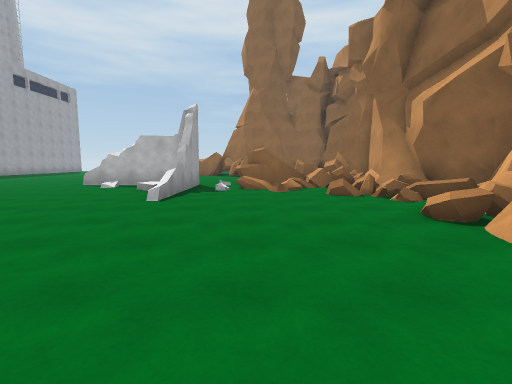
View 1 (above)

24 first-person views from a walk through a Unity game level. The camera is 1.5 m above the floor, tilts 6° down and sees 85° across. The floor is counted in squares, 2 m on a side. Each view is taken from the middle of a square. On the plan, view 1 faces up. The plan holds only what a view shows up to about 10 squares ahead; the rest is blank. The place goes on beyond the plan. Some animated figures are not drawn. Surface patterns are stand-ins for the level's own textures.

View 2
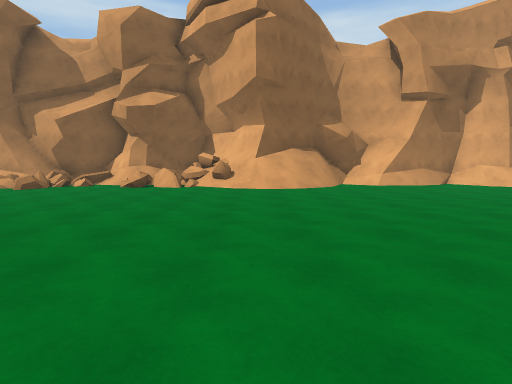

View 3
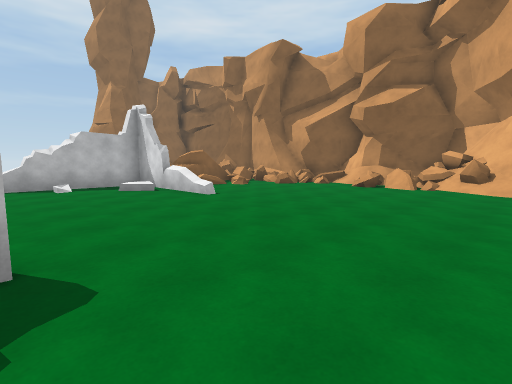

View 4
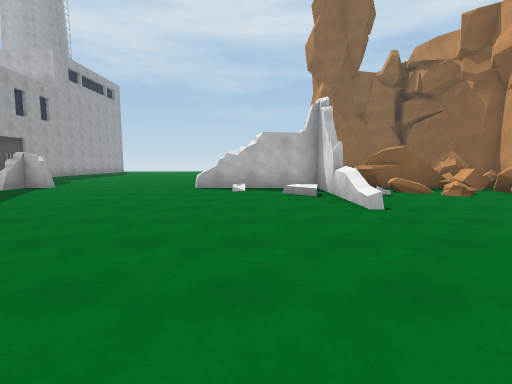

View 5
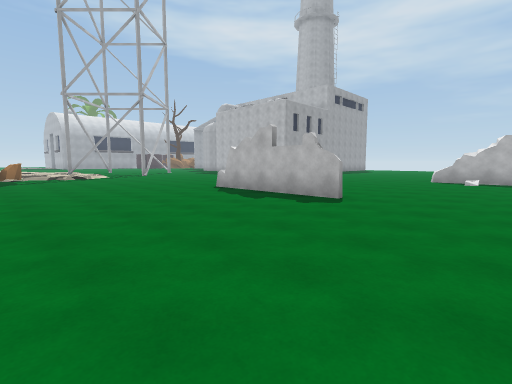

View 6
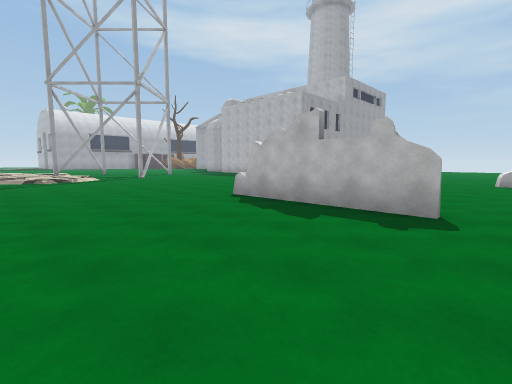

View 7
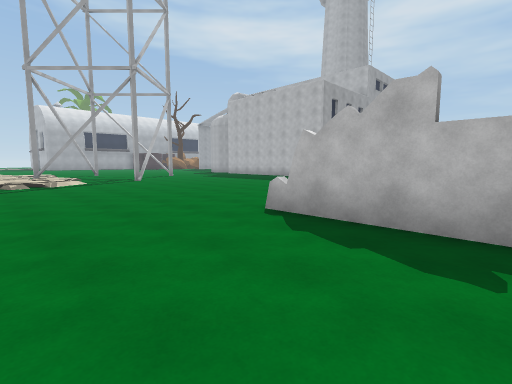

View 8
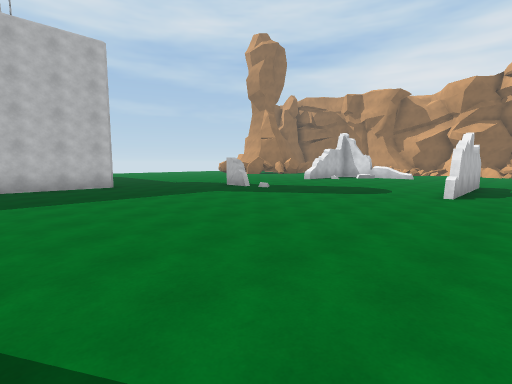

View 9
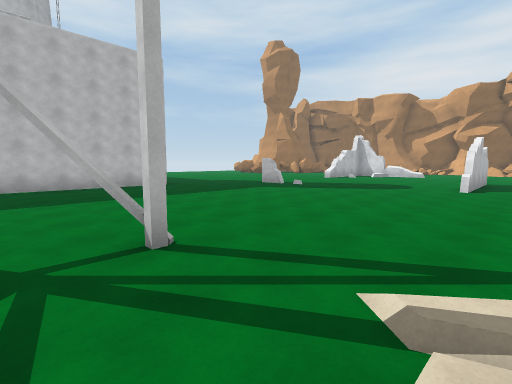

View 10
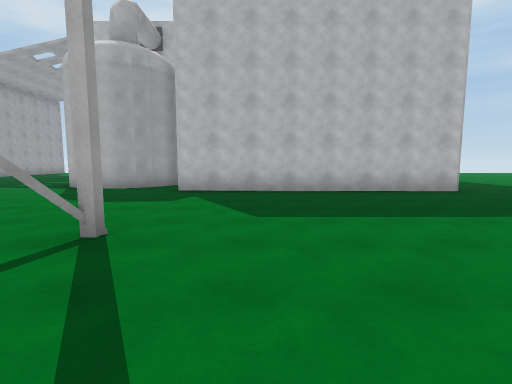

View 11
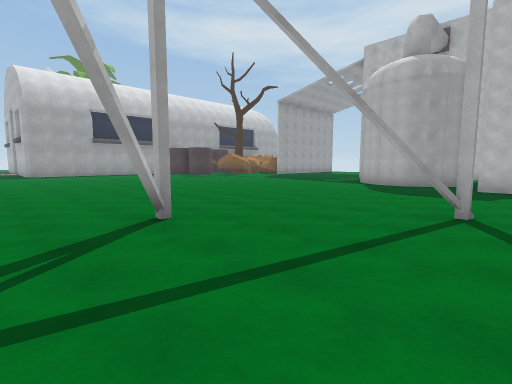

View 12
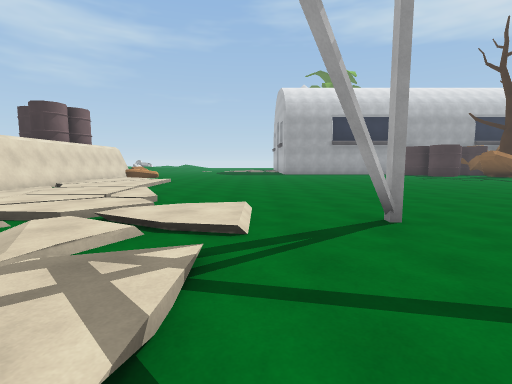

View 13
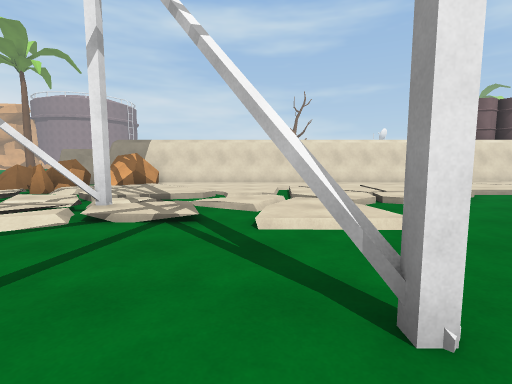

View 14
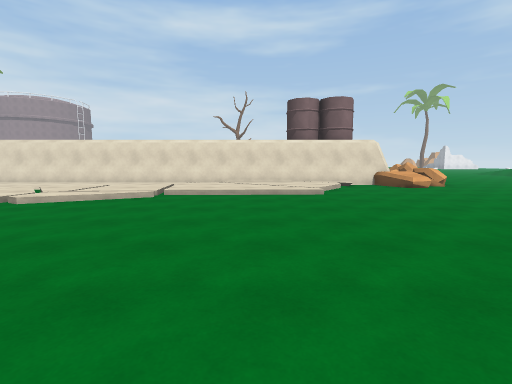

View 15
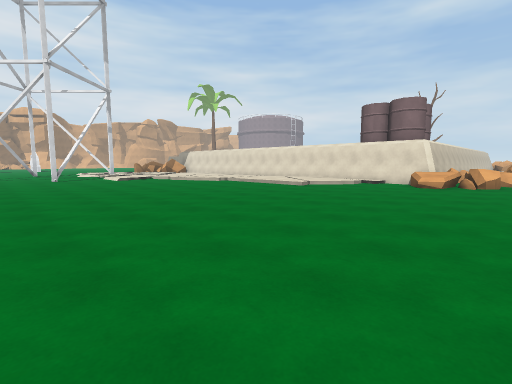

View 16
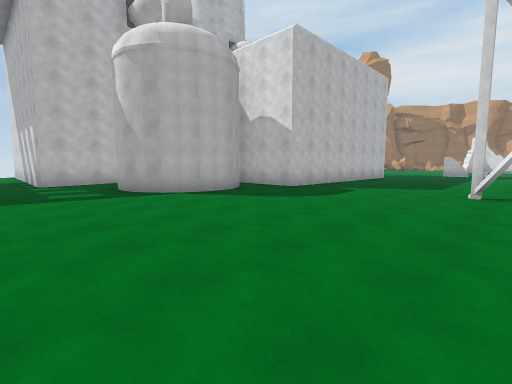

View 17
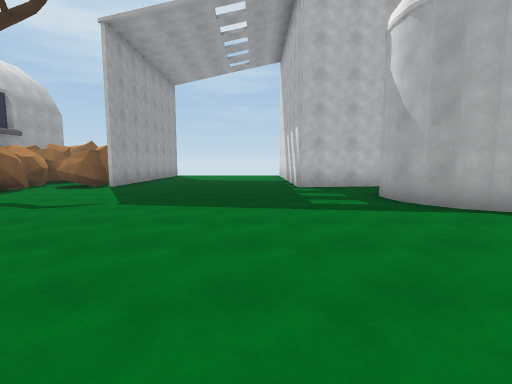

View 18
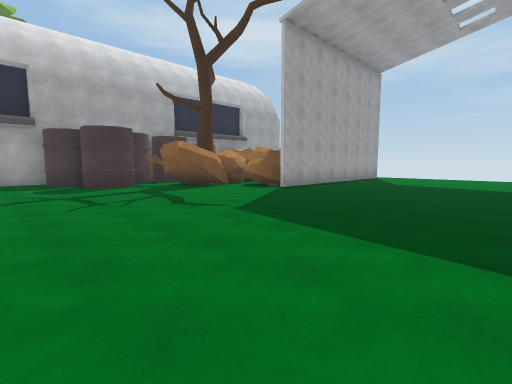

View 19
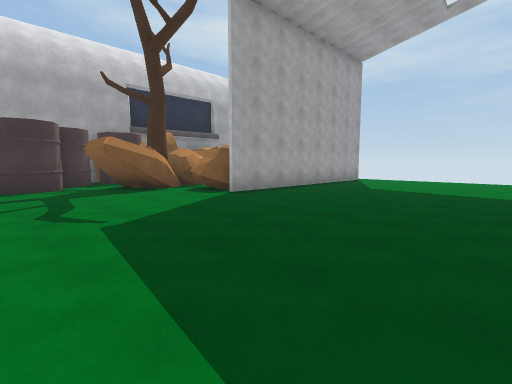

View 20
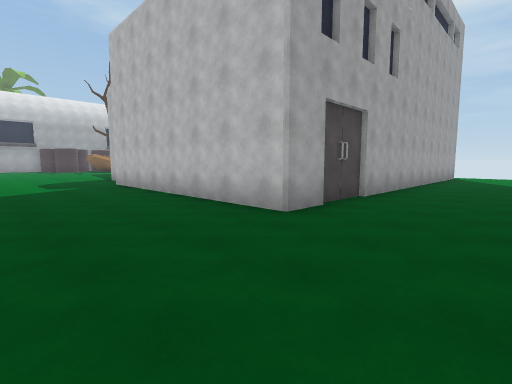

View 21
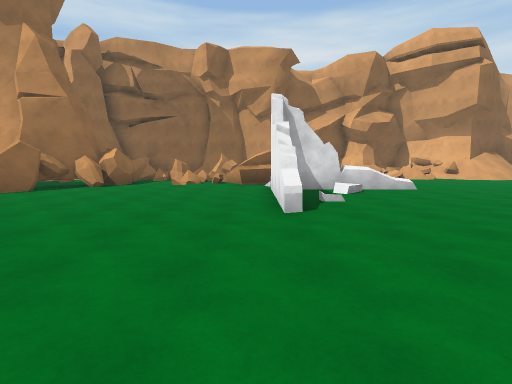

View 22
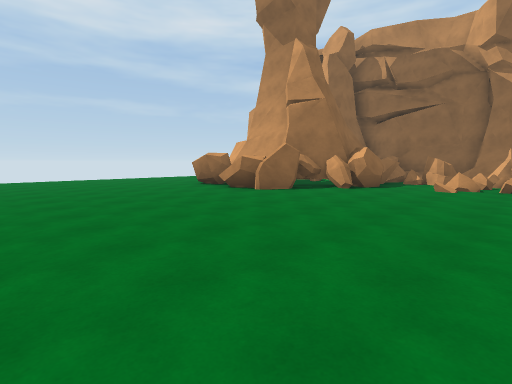

View 23
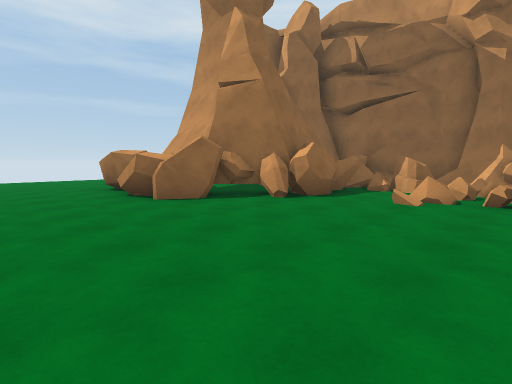

View 24
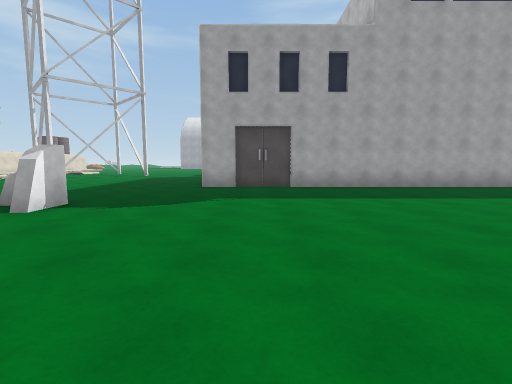

### Floor plan
Key: @ floor where view 1 was taken; # wall or solid block; x gap in a wall; . main floor; : floor 0.25 m higher than the main floor; / step, stairs or slope; = window, fence, low wall or low ledge; ^ raised ledge.
Columns run from 38 left of view 1 to 5 right of it. Each row starts with its distance up from view 1.
 19      #.....#           #...  ......#
 18      #.....#           #.... ......^
 17  #####.....###         #...........##
 16  ##..........          #............##
 15  ##..........          #.............######
 14 ###.........#  #       #................###
 13 ##..........#####      #................###
 12 .............##.########..............===#
 11 ......................................#  ##
 10 .....................................==#==#
  9        ....................#.....#######==.
  8        ............................:##==###
  7         ........#...................=...#==
  6 ....................................=....=
  5 ........................................../
  4 .............#.....#.....................=/
  3 ..............#..........................==#
  2 ............///../..........#####........=##
  1 .............://///:/....................##
  0 ...........///////:///................@./#
 -1 .........///////::///...................//.
 -2 ....../::/:///://:/=/..................../.
 -3 ...../::::///::://#^^=   .................#
 -4 .=^.//::///::::::###                ......#
 -5 .x^##################                .....#
 -6  =#                                   ....#
 -7  ##                                     ../
 -8                                          /.

Where each view was taken, in squares from view 1:
view 1: 0 up, 0 right, facing up
view 2: 0 up, 6 left, facing right
view 3: 0 up, 6 left, facing up-right
view 4: 1 up, 4 left, facing up
view 5: 3 down, 3 left, facing up-left
view 6: 2 down, 5 left, facing up-left
view 7: 1 down, 7 left, facing up-left
view 8: 1 up, 18 left, facing up-right
view 9: 1 up, 20 left, facing up-right
view 10: 4 up, 20 left, facing up
view 11: 2 up, 21 left, facing up-left
view 12: 2 up, 21 left, facing left
view 13: 5 up, 24 left, facing down
view 14: 5 up, 31 left, facing down
view 15: 6 up, 38 left, facing down-right
view 16: 6 up, 29 left, facing up-right
view 17: 8 up, 29 left, facing up
view 18: 10 up, 28 left, facing up-left
view 19: 12 up, 28 left, facing up-left
view 20: 8 up, 12 left, facing up-left
view 21: 10 up, 10 left, facing right
view 22: 11 up, 9 left, facing up-right
view 23: 11 up, 6 left, facing up-right
view 24: 13 up, 6 left, facing left
